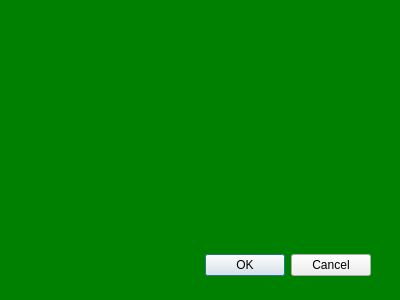
<?xml version="1.0" encoding="UTF-8"?>
<ui version="4.0">
 <class>Dialog2</class>
 <widget class="QDialog" name="Dialog2">
  <property name="geometry">
   <rect>
    <x>0</x>
    <y>0</y>
    <width>400</width>
    <height>300</height>
   </rect>
  </property>
  <property name="windowTitle">
   <string>Dialog2</string>
  </property>
  <property name="styleSheet">
   <string notr="true">QDialog{
background-color: green;
}</string>
  </property>
  <property name="modal">
   <bool>true</bool>
  </property>
  <widget class="QDialogButtonBox" name="buttonBox">
   <property name="geometry">
    <rect>
     <x>30</x>
     <y>240</y>
     <width>341</width>
     <height>50</height>
    </rect>
   </property>
   <property name="sizePolicy">
    <sizepolicy hsizetype="Expanding" vsizetype="Expanding">
     <horstretch>0</horstretch>
     <verstretch>0</verstretch>
    </sizepolicy>
   </property>
   <property name="minimumSize">
    <size>
     <width>0</width>
     <height>50</height>
    </size>
   </property>
   <property name="orientation">
    <enum>Qt::Horizontal</enum>
   </property>
   <property name="standardButtons">
    <set>QDialogButtonBox::Cancel|QDialogButtonBox::Ok</set>
   </property>
  </widget>
 </widget>
 <resources/>
 <connections>
  <connection>
   <sender>buttonBox</sender>
   <signal>accepted()</signal>
   <receiver>Dialog2</receiver>
   <slot>accept()</slot>
   <hints>
    <hint type="sourcelabel">
     <x>248</x>
     <y>254</y>
    </hint>
    <hint type="destinationlabel">
     <x>157</x>
     <y>274</y>
    </hint>
   </hints>
  </connection>
  <connection>
   <sender>buttonBox</sender>
   <signal>rejected()</signal>
   <receiver>Dialog2</receiver>
   <slot>reject()</slot>
   <hints>
    <hint type="sourcelabel">
     <x>316</x>
     <y>260</y>
    </hint>
    <hint type="destinationlabel">
     <x>286</x>
     <y>274</y>
    </hint>
   </hints>
  </connection>
 </connections>
</ui>
